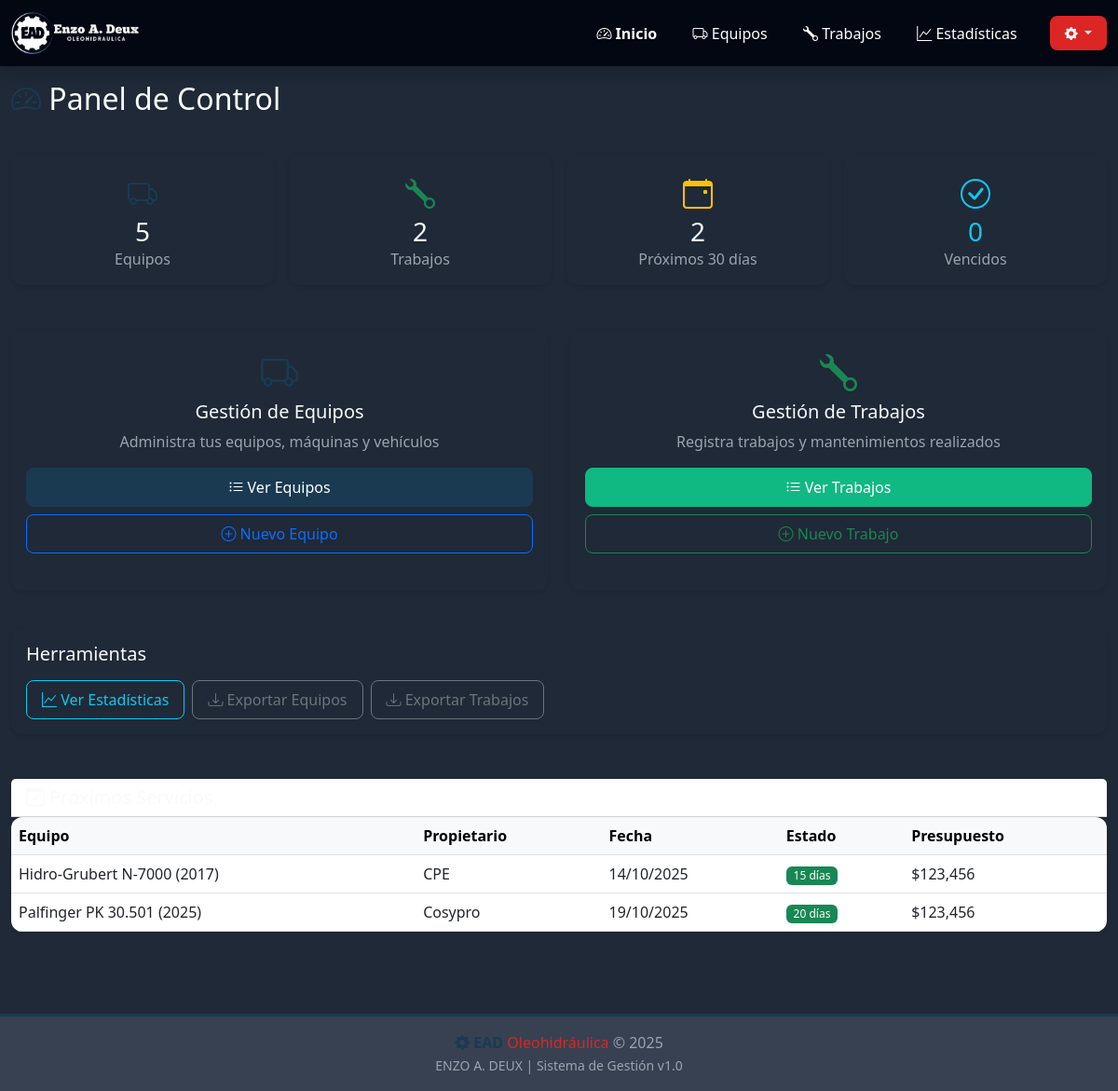
The page / on the database its author committed.
### app_web.py (models this page shows)
class BaseModel(Model):
    class Meta:
        database = db

class Equipment(BaseModel):
    marca = CharField()
    modelo = CharField()
    anio = IntegerField()
    n_serie = CharField()
    propietario = CharField(null=True)
    vehiculo = CharField(null=True)
    dominio = CharField(null=True)
    notes = TextField(null=True)

class Job(BaseModel):
    equipment = ForeignKeyField(Equipment, backref='jobs', on_delete='CASCADE')
    date_done = DateField()
    description = TextField()
    budget = FloatField(default=0.0)
    next_service_days = IntegerField(null=True)
    next_service_date = DateField(null=True)
    notes = TextField(null=True)

### app_web.py (the view)
@app.route('/')
def index():
    total_equipment = Equipment.select().count()
    total_jobs = Job.select().count()
    today = datetime.now().date()
    upcoming_services = []
    total_upcoming = 0
    services_vencidos = 0
    for eq in Equipment.select():
        last_job = Job.select().where(Job.equipment == eq).order_by(Job.date_done.desc()).first()
        if last_job and last_job.next_service_date:
            days_left = (last_job.next_service_date - today).days
            if days_left <= 30:
                total_upcoming += 1
            if days_left < 0:
                services_vencidos += 1
            upcoming_services.append({
                'equipment': f"{eq.marca} {eq.modelo} ({eq.anio})",
                'propietario': eq.propietario,
                'date': last_job.next_service_date.strftime('%d/%m/%Y'),
                'days_left': days_left,
                'budget': last_job.budget,
                'status': 'danger' if days_left < 0 else 'warning' if days_left < 7 else 'success'
            })
    upcoming_services.sort(key=lambda x: x['days_left'])
    return render_template('dashboard.html',
                         total_equipment=total_equipment,
                         total_jobs=total_jobs,
                         total_upcoming=total_upcoming,
                         services_vencidos=services_vencidos,
                         upcoming_services=upcoming_services[:10])

### templates/dashboard.html (shortened to what this page needs)
{% extends "base.html" %}
{% block content %}
<div class="animate-slide">
    <div class="row mb-4">
        <div class="col-12">
            <h2 class="mb-3">
                <i class="bi bi-speedometer2" style="color: var(--ead-blue);"></i>
                Panel de Control
            </h2>
        </div>
    </div>
    <div class="row g-3 mb-4">
        <div class="col-6 col-md-3">
            <div class="card stat-card text-center">
                <div class="card-body">
                    <i class="bi bi-truck fs-2 mb-2" style="color: var(--ead-blue);"></i>
                    <h3 class="mb-0">{{ total_equipment }}</h3>
                    <p class="text-muted mb-0">Equipos</p>
                </div>
            </div>
        </div>
        <div class="col-6 col-md-3">
            <div class="card stat-card text-center">
                <div class="card-body">
                    <i class="bi bi-wrench fs-2 text-success mb-2"></i>
                    <h3 class="mb-0">{{ total_jobs }}</h3>
                    <p class="text-muted mb-0">Trabajos</p>
                </div>
            </div>
        </div>
        <div class="col-6 col-md-3">
            <div class="card stat-card text-center">
                <div class="card-body">
                    <i class="bi bi-calendar-event fs-2 text-warning mb-2"></i>
                    <h3 class="mb-0">{{ total_upcoming }}</h3>
                    <p class="text-muted mb-0">Próximos 30 días</p>
                </div>
            </div>
        </div>
        <div class="col-6 col-md-3">
            <div class="card stat-card text-center">
                <div class="card-body">
                    {% if services_vencidos > 0 %}
                    <i class="bi bi-exclamation-triangle fs-2 text-danger mb-2"></i>
                    <h3 class="mb-0 text-danger">{{ services_vencidos }}</h3>
                    <p class="text-muted mb-0">Vencidos</p>
                    {% else %}
                    <i class="bi bi-check-circle fs-2 text-info mb-2"></i>
                    <h3 class="mb-0 text-info">0</h3>
                    <p class="text-muted mb-0">Vencidos</p>
                    {% endif %}
                </div>
            </div>
        </div>
    </div>
    <div class="row mb-4">
        <div class="col-12 col-md-6 mb-3">
            <div class="card h-100">
                <div class="card-body text-center">
                    <i class="bi bi-truck fs-1 mb-3" style="color: var(--ead-blue);"></i>
                    <h5 class="card-title">Gestión de Equipos</h5>
                    <p class="text-muted mb-3">Administra tus equipos, máquinas y vehículos</p>
                    <div class="d-grid gap-2">
                        <a href="/equipos" class="btn btn-primary">
                            <i class="bi bi-list-ul"></i> Ver Equipos
                        </a>
                        <a href="/equipo/nuevo" class="btn btn-outline-primary">
                            <i class="bi bi-plus-circle"></i> Nuevo Equipo
                        </a>
                    </div>
                </div>
            </div>
        </div>
        <div class="col-12 col-md-6 mb-3">
            <div class="card h-100">
                <div class="card-body text-center">
                    <i class="bi bi-wrench fs-1 text-success mb-3"></i>
                    <h5 class="card-title">Gestión de Trabajos</h5>
                    <p class="text-muted mb-3">Registra trabajos y mantenimientos realizados</p>
                    <div class="d-grid gap-2">
                        <a href="/trabajos" class="btn btn-success">
                            <i class="bi bi-list-ul"></i> Ver Trabajos
                        </a>
                        <a href="/trabajo/nuevo" class="btn btn-outline-success">
                            <i class="bi bi-plus-circle"></i> Nuevo Trabajo
                        </a>
                    </div>
                </div>
            </div>
        </div>
    </div>
    <div class="row mb-4">
        <div class="col-12">
            <div class="card">
                <div class="card-body">
                    <h5 class="card-title mb-3">Herramientas</h5>
                    <div class="d-grid gap-2 d-md-flex">
                        <a href="/estadisticas" class="btn btn-outline-info">
                            <i class="bi bi-graph-up"></i> Ver Estadísticas
                        </a>
                        <a href="/api/export/equipos" class="btn btn-outline-secondary">
                            <i class="bi bi-download"></i> Exportar Equipos
                        </a>
                        <a href="/api/export/trabajos" class="btn btn-outline-secondary">
                            <i class="bi bi-download"></i> Exportar Trabajos
                        </a>
                    </div>
                </div>
            </div>
        </div>
    </div>
    <div class="row">
        <div class="col-12">
            <div class="card">
                <div class="card-header bg-white">
                    <h5 class="mb-0">
                        <i class="bi bi-calendar-check"></i> Próximos Servicios
                    </h5>
                </div>
                <div class="card-body p-0">
                    {% if upcoming_services %}
                    <div class="table-responsive">
                        <table class="table table-hover mb-0">
                            <thead class="table-light">
                                <tr>
                                    <th>Equipo</th>
                                    <th class="d-none d-md-table-cell">Propietario</th>
                                    <th>Fecha</th>
                                    <th>Estado</th>
                                    <th class="d-none d-sm-table-cell">Presupuesto</th>
                                </tr>
                            </thead>
                            <tbody>
                                {% for service in upcoming_services %}
                                <tr>
                                    <td>
                                        {{ service.equipment }}
                                    </td>
                                    <td class="d-none d-md-table-cell">{{ service.propietario or '-' }}</td>
                                    <td>{{ service.date }}</td>
                                    <td>
                                        {% if service.days_left < 0 %}
                                            <span class="badge bg-danger">Vencido ({{ -service.days_left }} días)</span>
                                        {% elif service.days_left == 0 %}
                                            <span class="badge bg-warning">Hoy</span>
                                        {% elif service.days_left <= 7 %}
                                            <span class="badge bg-warning">{{ service.days_left }} días</span>
                                        {% else %}
                                            <span class="badge bg-success">{{ service.days_left }} días</span>
                                        {% endif %}
                                    </td>
                                    <td class="d-none d-sm-table-cell">${{ "{:,.0f}".format(service.budget) }}</td>
                                </tr>
                                {% endfor %}
                            </tbody>
                        </table>
                    </div>
                    {% else %}
                    <div class="text-center py-5 text-muted">
                        <i class="bi bi-calendar-x fs-1"></i>
                        <p class="mt-2">No hay servicios programados</p>
                    </div>
                    {% endif %}
                </div>
            </div>
        </div>
    </div>
</div>
{% endblock %}

### templates/base.html (style rules this page uses)
:root { --ead-blue: #1a3a52; --ead-red: #dc2626; --ead-light-blue: #06b6d4; --primary-color: #1a3a52; --secondary-color: #dc2626; --accent-color: #06b6d4; --success-color: #10b981; --danger-color: #ef4444; --warning-color: #f59e0b; --info-color: #06b6d4; --dark-color: #0f2942; --light-gray: #f3f4f6; --bg-color: #ffffff; --bg-secondary: #f8fafc; --text-color: #1f2937; --text-muted: #6b7280; --border-color: #e5e7eb; --card-bg: #ffffff; --navbar-bg: var(--dark-color); --sidebar-bg: var(--dark-color); }
[data-theme="dark"] { --bg-color: #111827; --bg-secondary: #1f2937; --text-color: #f9fafb; --text-muted: #9ca3af; --border-color: #374151; --card-bg: #1f2937; --navbar-bg: #030712; --sidebar-bg: #030712; --light-gray: #374151; }
* { transition: background-color 0.3s ease, color 0.3s ease, border-color 0.3s ease; }
body { background-color: var(--bg-secondary); color: var(--text-color); min-height: 100vh; }
.card { background-color: var(--card-bg); color: var(--text-color); border-color: var(--border-color); }
.text-muted { color: var(--text-muted) !important; }
.table { color: var(--text-color); }
.table-light { background-color: var(--light-gray); color: var(--text-color); }
.card { border: none; box-shadow: 0 2px 4px rgba(0,0,0,0.08); border-radius: 0.75rem; margin-bottom: 1.5rem; transition: all 0.3s; }
.stat-card { transition: all 0.3s; cursor: pointer; border-top: 3px solid transparent; }
.btn { border-radius: 0.5rem; padding: 0.5rem 1rem; transition: all 0.3s; font-weight: 500; }
.btn-primary { background-color: var(--primary-color); border-color: var(--primary-color); }
.btn-success { background-color: var(--success-color); border-color: var(--success-color); }
.table-responsive { border-radius: 0.75rem; overflow: hidden; }
.table-hover tbody tr { transition: all 0.2s; }
.badge { padding: 0.35em 0.65em; border-radius: 0.375rem; font-weight: 500; }
.animate-slide { animation: slideIn 0.4s ease-out; }

### rows shown on the page
Equipment: propietario "CPE"
Job: budget "123,456"
Equipment: propietario "Cosypro"
Job: budget "123,456"

### other values the page prints
{{ total_equipment }} "5"
{{ total_jobs }} "2"
{{ total_upcoming }} "2"
{{ service.equipment }} "Hidro-Grubert N-7000 (2017)" "Palfinger PK 30.501 (2025)"
{{ service.date }} "14/10/2025" "19/10/2025"
{{ service.days_left }} "15" "20"
